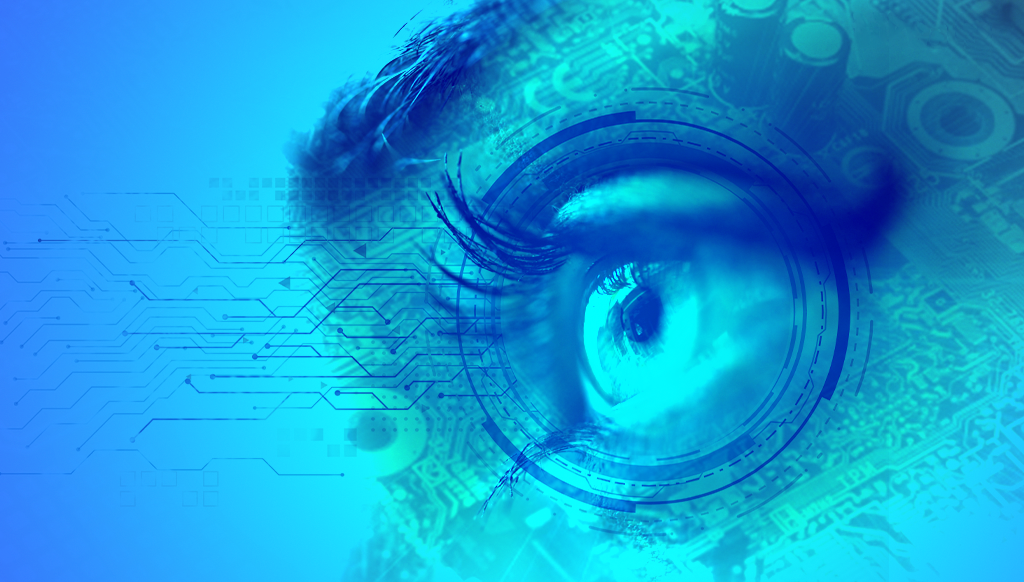
#> input picture IMAGES/image.png, 1024 x 582 px
$ python changing_image.py
#> lines starting #> are read from the running program, lines starting #| are printed output that depends on the picture
import cv2
import numpy as np


img = cv2.imread('../IMAGES/image.png', -1)
#> img is the input picture: shape (582, 1024, 3); mean B, G, R 215.8, 158, 21.4

print(img)
#> (printed output is left out)

print(type(img))
#| <class 'numpy.ndarray'>

print(img.ndim)
#| 3
print(img.shape)
#| (582, 1024, 3)

x =img[0:100,0:100]
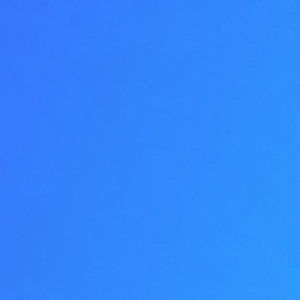
#> x: shape (100, 100, 3) (shown 3 times larger); mean B, G, R 252.5, 134.1, 50.6

cv2.imshow('python',x)
cv2.waitKey(0)
cv2.destroyAllWindows()

$ run again, with IMAGES/img4.png copied over IMAGES/image.png
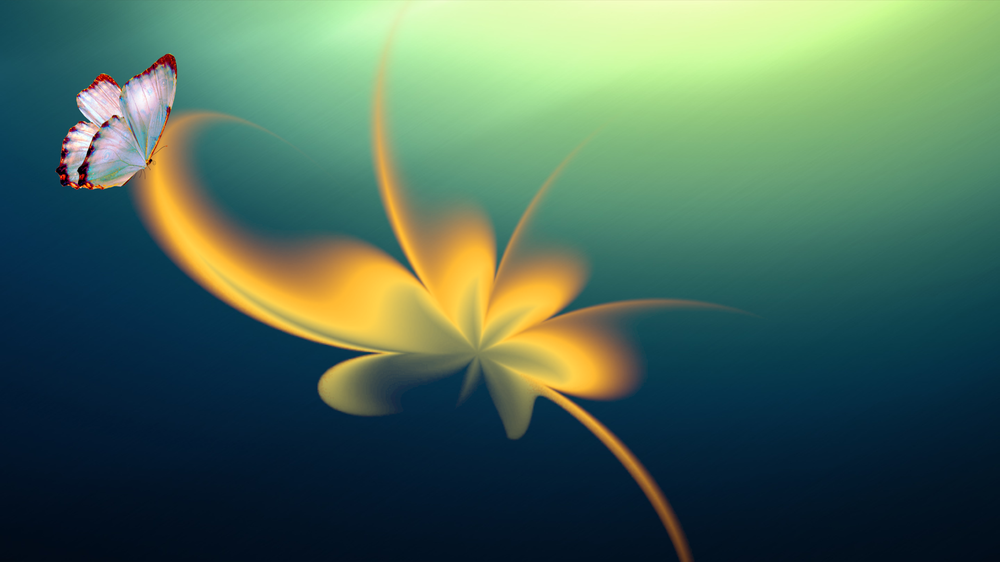
#> input picture IMAGES/img4.png, 1000 x 562 px, shrunk from 1920 x 1080 before the run
#> img is the input picture: shape (562, 1000, 4); mean B, G, R, A 89, 106.6, 75, 255
#> (printed output is left out)
#| <class 'numpy.ndarray'>
#| 3
#| (562, 1000, 4)
#> `x =img[0:100,0:100]`:
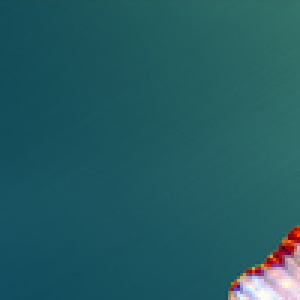
#> x: shape (100, 100, 4) (shown 3 times larger); mean B, G, R, A 98, 91.6, 36.1, 255
